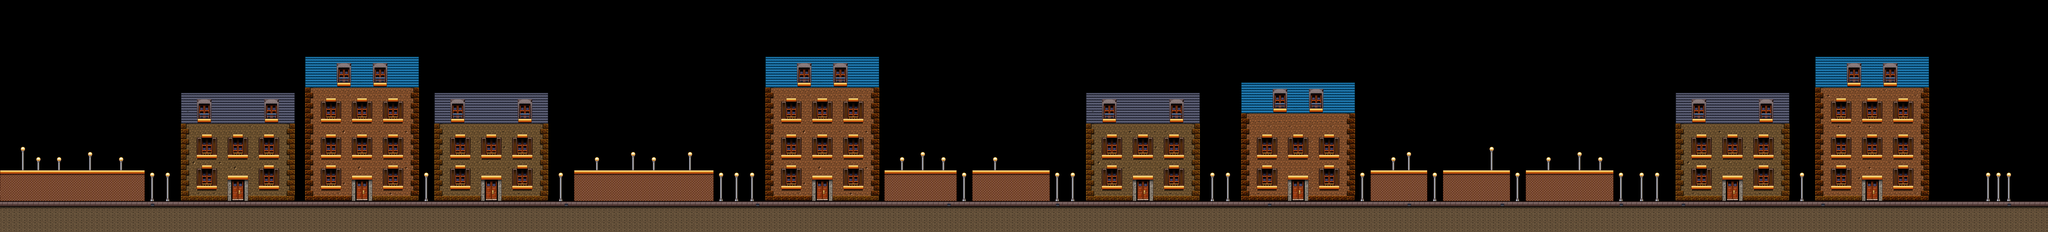

This game map was drawn from its Tiled (.tmx) file and the tilesets committed beside it. A one-line description and the trimmed map source follow:
An orthogonal 396x45 tile map with 32x32 px tiles, 1 tile layer (data0) and 102 objects (57x Item, 11x PlatformInterp, 7x SvBat, 5x Jumper2, 4x Cow, ...).

<map version="1.0" orientation="orthogonal" width="396" height="45" tilewidth="32" tileheight="32">
 <properties>
  <property name="pBackground" value="background_9.jpg" />
  <property name="pMusic" value="svnz_bgm.ogg" />
  <property name="pTileSetHeight" value="16" />
  <property name="pTileSetWidth" value="32" />
 </properties>
 <tileset firstgid="1" name="Tiles" tilewidth="32" tileheight="32">
  <image source="assets/images/tiles/tileset_level9.png" />
  <tile id="0">
   <properties>
    <property name="pInvisible" value="true" />
   </properties>
  </tile>
  <tile id="3">
   <properties>
    <property name="pKilling" value="true" />
   </properties>
  </tile>
  <tile id="32">
   <properties>
    <property name="pPlatform" value="true" />
   </properties>
  </tile>
  <tile id="33">
   <properties>
    <property name="pPlatform" value="true" />
   </properties>
  </tile>
  <tile id="34">
   <properties>
    <property name="pPlatform" value="true" />
   </properties>
  </tile>
  <tile id="35">
   <properties>
    <property name="pPlatform" value="true" />
   </properties>
  </tile>
  <tile id="40">
   <properties>
    <property name="pPlatform" value="true" />
   </properties>
  </tile>
  <tile id="41">
   <properties>
    <property name="pPlatform" value="true" />
   </properties>
  </tile>
  <tile id="48">
   <properties>
    <property name="pPlatform" value="true" />
   </properties>
  </tile>
  <tile id="49">
   <properties>
    <property name="pPlatform" value="true" />
   </properties>
  </tile>
  <tile id="167">
   <properties>
    <property name="pPlatform" value="true" />
   </properties>
  </tile>
  <tile id="168">
   <properties>
    <property name="pPlatform" value="true" />
   </properties>
  </tile>
  <tile id="169">
   <properties>
    <property name="pPlatform" value="true" />
   </properties>
  </tile>
  <tile id="170">
   <properties>
    <property name="pPlatform" value="true" />
   </properties>
  </tile>
  <tile id="175">
   <properties>
    <property name="pPlatform" value="true" />
   </properties>
  </tile>
  <tile id="176">
   <properties>
    <property name="pPlatform" value="true" />
   </properties>
  </tile>
  <tile id="177">
   <properties>
    <property name="pPlatform" value="true" />
   </properties>
  </tile>
  <tile id="178">
   <properties>
    <property name="pPlatform" value="true" />
   </properties>
  </tile>
  <tile id="199">
   <properties>
    <property name="pPlatform" value="true" />
   </properties>
  </tile>
  <tile id="200">
   <properties>
    <property name="pPlatform" value="true" />
   </properties>
  </tile>
  <tile id="201">
   <properties>
    <property name="pPlatform" value="true" />
   </properties>
  </tile>
  <tile id="205">
   <properties>
    <property name="pPlatform" value="true" />
   </properties>
  </tile>
  <tile id="206">
   <properties>
    <property name="pPlatform" value="true" />
   </properties>
  </tile>
  <tile id="207">
   <properties>
    <property name="pPlatform" value="true" />
   </properties>
  </tile>
  <tile id="208">
   <properties>
    <property name="pPlatform" value="true" />
   </properties>
  </tile>
  <tile id="209">
   <properties>
    <property name="pPlatform" value="true" />
   </properties>
  </tile>
  <tile id="210">
   <properties>
    <property name="pPlatform" value="true" />
   </properties>
  </tile>
  <tile id="211">
   <properties>
    <property name="pPlatform" value="true" />
   </properties>
  </tile>
  <tile id="224">
   <properties>
    <property name="pHard" value="true" />
   </properties>
  </tile>
  <tile id="225">
   <properties>
    <property name="pHard" value="true" />
   </properties>
  </tile>
  <tile id="226">
   <properties>
    <property name="pHard" value="true" />
   </properties>
  </tile>
  <tile id="227">
   <properties>
    <property name="pHard" value="true" />
   </properties>
  </tile>
  <tile id="256">
   <properties>
    <property name="pHard" value="true" />
   </properties>
  </tile>
  <tile id="257">
   <properties>
    <property name="pHard" value="true" />
   </properties>
  </tile>
  <tile id="258">
   <properties>
    <property name="pHard" value="true" />
   </properties>
  </tile>
  <tile id="259">
   <properties>
    <property name="pHard" value="true" />
   </properties>
  </tile>
  <tile id="288">
   <properties>
    <property name="pHard" value="true" />
   </properties>
  </tile>
  <tile id="289">
   <properties>
    <property name="pHard" value="true" />
   </properties>
  </tile>
  <tile id="290">
   <properties>
    <property name="pHard" value="true" />
   </properties>
  </tile>
  <tile id="291">
   <properties>
    <property name="pHard" value="true" />
   </properties>
  </tile>
  <tile id="320">
   <properties>
    <property name="pHard" value="true" />
   </properties>
  </tile>
  <tile id="321">
   <properties>
    <property name="pHard" value="true" />
   </properties>
  </tile>
  <tile id="322">
   <properties>
    <property name="pHard" value="true" />
   </properties>
  </tile>
  <tile id="323">
   <properties>
    <property name="pHard" value="true" />
   </properties>
  </tile>
  <tile id="324">
   <properties>
    <property name="pPlatform" value="true" />
   </properties>
  </tile>
  <tile id="325">
   <properties>
    <property name="pPlatform" value="true" />
   </properties>
  </tile>
  <tile id="326">
   <properties>
    <property name="pPlatform" value="true" />
   </properties>
  </tile>
  <tile id="330">
   <properties>
    <property name="pPlatform" value="true" />
   </properties>
  </tile>
  <tile id="331">
   <properties>
    <property name="pPlatform" value="true" />
   </properties>
  </tile>
  <tile id="332">
   <properties>
    <property name="pPlatform" value="true" />
   </properties>
  </tile>
  <tile id="352">
   <properties>
    <property name="pHard" value="true" />
   </properties>
  </tile>
  <tile id="353">
   <properties>
    <property name="pHard" value="true" />
   </properties>
  </tile>
  <tile id="354">
   <properties>
    <property name="pHard" value="true" />
   </properties>
  </tile>
  <tile id="355">
   <properties>
    <property name="pHard" value="true" />
   </properties>
  </tile>
 </tileset>
 <layer name="data0" width="396" height="45">
  <data>[17820 cells, 17820 non-empty, 175 distinct tile ids]</data>
 </layer>
 <objectgroup name="Objects" width="396" height="45">
  <!-- 102 objects omitted --></objectgroup>
</map>
<!-- 102 of 102 objects omitted -->
